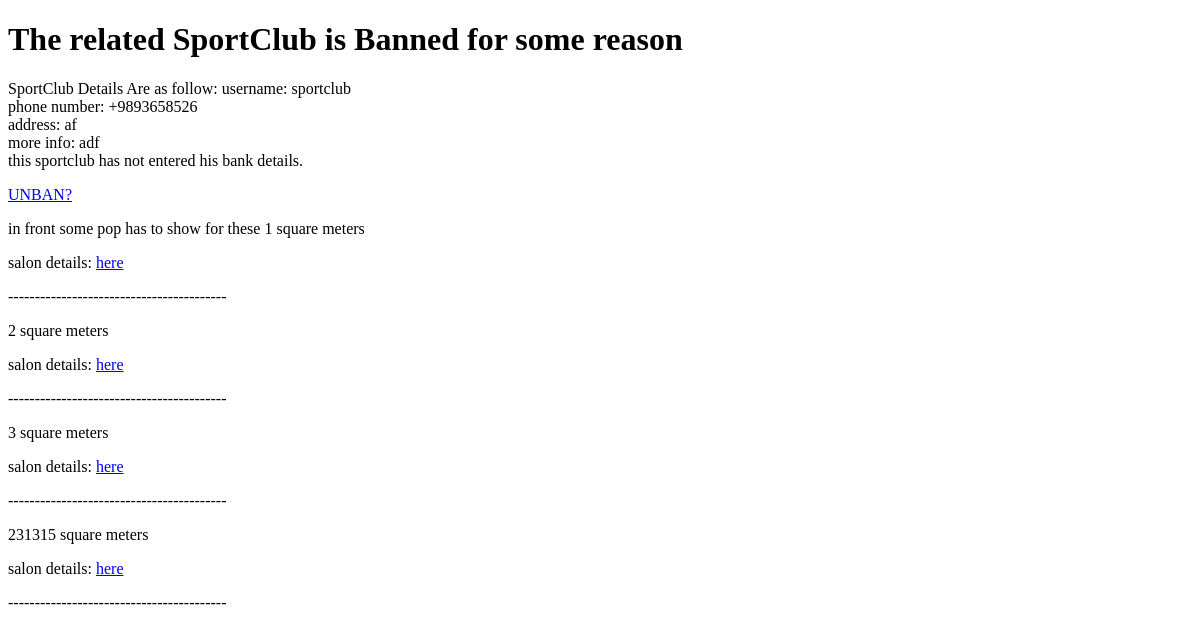
The page /sportclub/salon/bannedsportclub/sportclub (signed in) on the database as committed earlier.
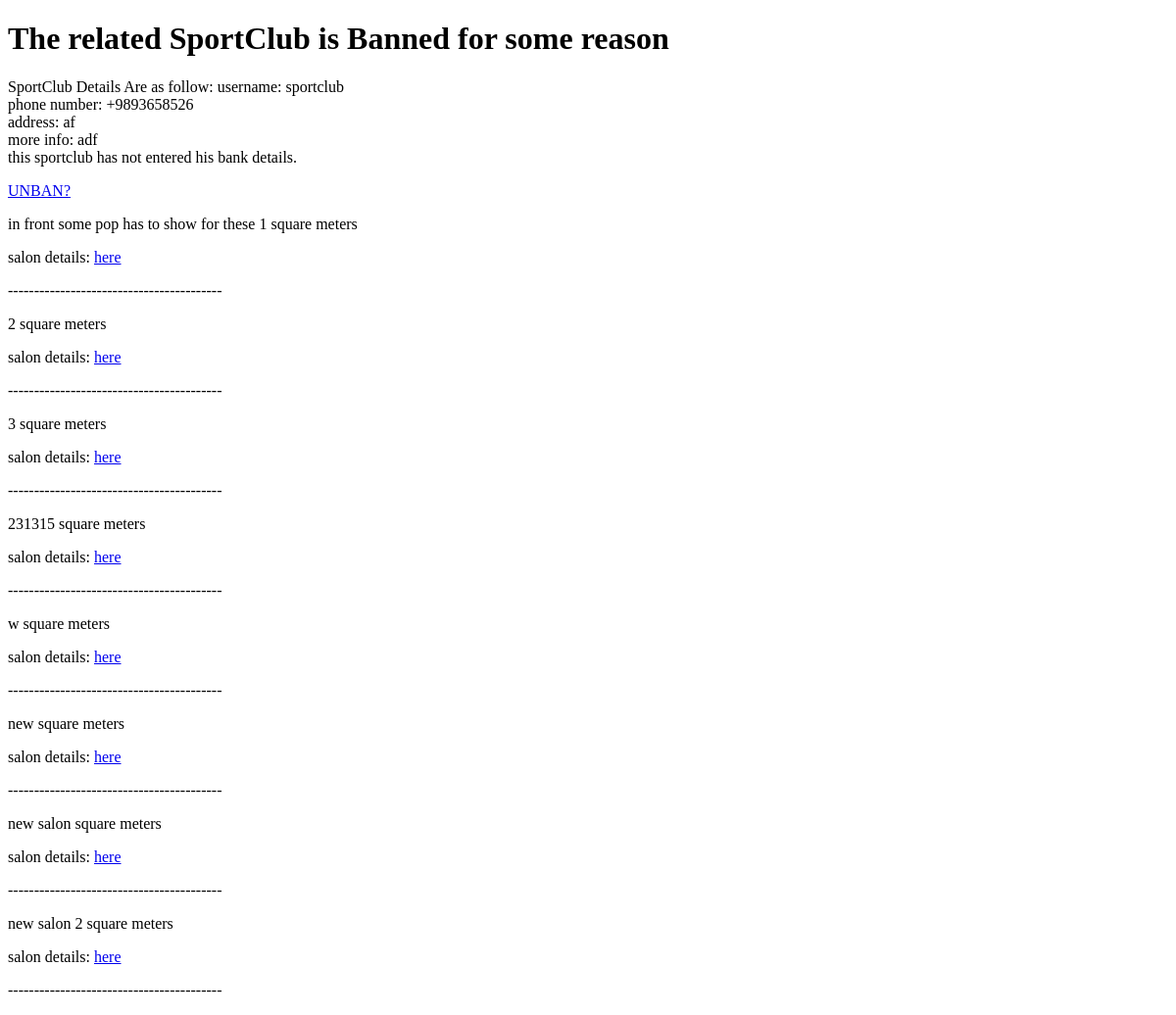
The same page on the database as committed later.
### salon/models.py (models this page shows, shortened)
class SalonModel(models.Model):
    sportclub = models.ForeignKey(SportClubModel, on_delete = models.CASCADE,
                                  related_name = 'salons')
    is_confirmed = models.BooleanField(default = False,
                                       null = False)
    area = models.CharField(max_length=264, blank=False, null = False)#change to integer
    floor_type = models.CharField(max_length = 264, blank = True, null = True)
    locker = models.BooleanField(blank = False, null = False)
    drinking_water = models.BooleanField(blank = False, null = False)
    parking_area = models.BooleanField(blank = False, null = False)
    shower = models.PositiveIntegerField(blank = False, null = False)
    safe_keeping = models.BooleanField(blank = False, null = False)
    changing_room = models.PositiveIntegerField(blank = False, null = False)
    is_futsall = models.BooleanField(blank = False, null = False)
    is_volleyball = models.BooleanField(blank = False, null = False)
    is_football = models.BooleanField(blank = False, null = False)
    is_basketball = models.BooleanField(blank = False, null = False)
    def __str__(self):
        name = str(self.area)+' square meters'
        return name

### sportclub/views.py (the view)
# urls.py: path('salon/bannedsportclub/<slug:slug>',BannedSportClubExceptionView,
@login_required
@masteruser_required
def BannedSportClubExceptionView(request,slug):
    if request.user.is_masteruser:
        user_instance = get_object_or_404(UserModel, slug = slug)
        sportclub_instance = get_object_or_404(SportClubModel, user = user_instance)
        salon_instances = get_list_or_404(SalonModel, sportclub = sportclub_instance)
        return render(request,'sportclub/bannedsportclubexception.html',
                      {'sportclub_detail':sportclub_instance,
                       'salons':salon_instances})
    else:
        return HttpResponseRedirect(reverse('login'))

### sportclub/templates/sportclub/bannedsportclubexception.html (shortened to what this page needs)
<!DOCTYPE html>
<html lang="en" dir="ltr">
  <head>
  </head>
  <body>
    <h1>The related SportClub is Banned for some reason</h1>
    <p>
      SportClub Details Are as follow:
      username: {{sportclub_detail.user.username}}<br>
      phone number: {{sportclub_detail.phone_number}}<br>
      address: {{sportclub_detail.address}}<br>
      more info: {{sportclub_detail.info}}<br>
      {% if sportclub_detail.bankaccount_name %}
      accounts owner name {{sportclub_detail.bankaccount_name}}<br>
      bank name: {{sportclub_detail.bankaccount_bankname}}<br>
      card number:{{sportclub_detail.bankaccount_cardnumber}}<br>
      account number{{sportclub_detail.bankaccount_number}}<br>
      shaba number{{sportclub_detail.bankaccount_shabanumber}}<br>
      {% else %}
      this sportclub has not entered his bank details.<br>
      {% endif %}
    </p>
      <p><a href="{% url 'sportclub:unban' slug=sportclub_detail.user.slug %}">UNBAN?</a> </p>
      in front some pop has to show for these
      {% for salon in salons %}
      {{salon}}<br>
      <p>salon details: <a href="{% url 'salon:detail' pk=salon.pk %}">here</a> </p>
      <p>-----------------------------------------</p>
      {% endfor %}
  </body>
</html>

Rows that differ between the two databases and show on the page:
added SalonModel: area "w square meters"
added SalonModel: area "new square meters"
added SalonModel: area "new salon square meters"
added SalonModel: area "new salon 2 square meters"
